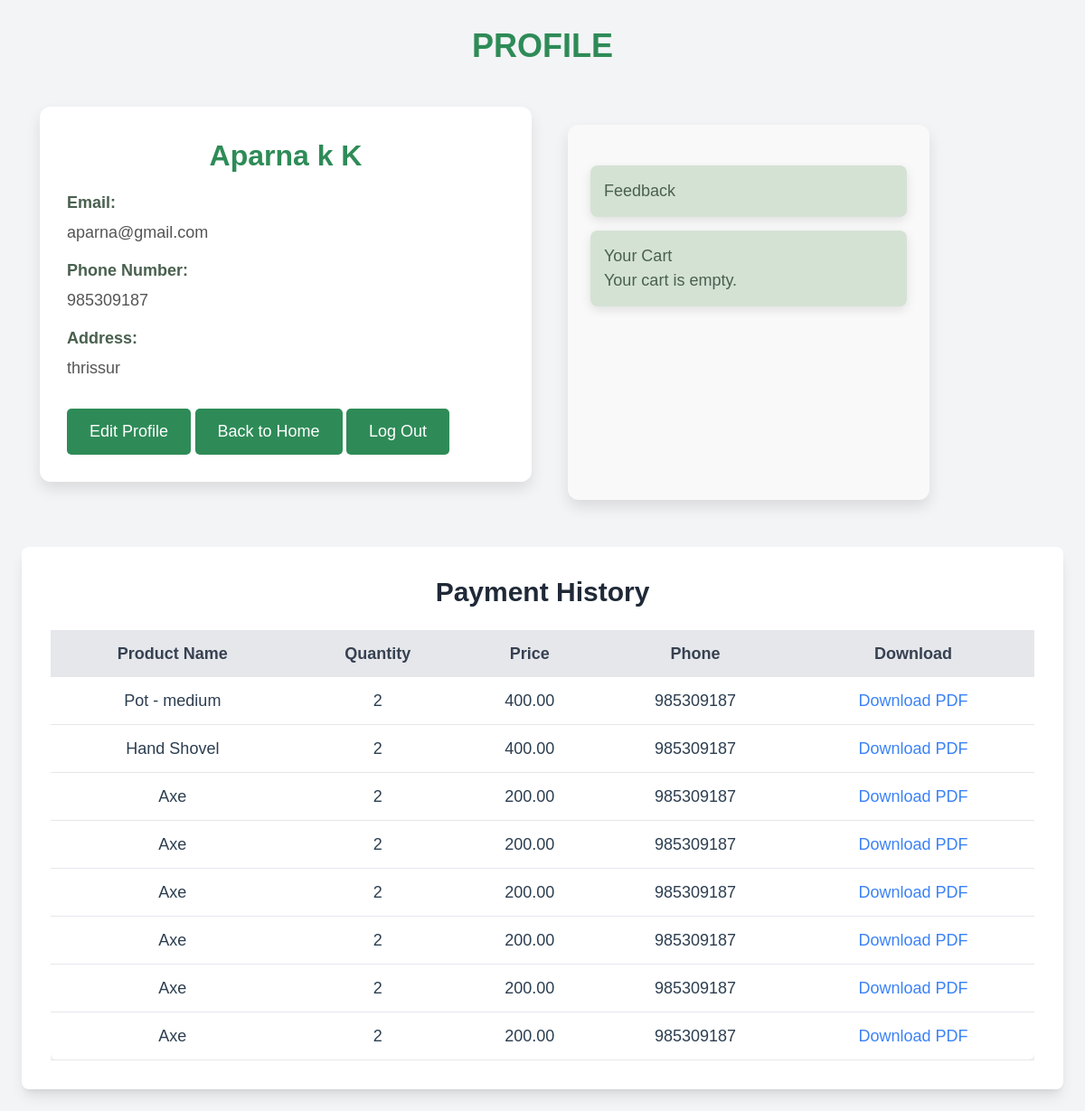
The page /userProfile/ (signed in) on the database its author committed.
### garden_app/models.py (models this page shows, shortened)
class user_reg(models.Model):
    STATUS=(
        ('applied','Applied'),
        ('approved','Approved'),
        ('rejected','Rejected'),
    )
    first_name=models.CharField(max_length=100)
    last_name=models.CharField(max_length=100)
    email=models.EmailField(unique=True,max_length=100)
    phone = models.CharField(max_length=10)
    password=models.CharField(max_length=100)
    confirm_password=models.CharField(max_length=100)
    address=models.CharField(max_length=100)
    status=models.CharField(max_length=20,choices=STATUS,default='applied')

class pay(models.Model):
    prod_name = models.CharField(max_length=100)
    quantity = models.IntegerField()  # Store as integer
    price = models.DecimalField(max_digits=10, decimal_places=2)  # Store as decimal
    phone = models.CharField(max_length=10)
    email = models.EmailField(max_length=100)

### garden_app/views.py (the view)
# urls.py: path('userProfile/',views.userProfile,name="userProfile"),
def userProfile(request):
    email = request.session.get('ema')
    print(email)  # Get the user's email from the session
    if email:
        try:
            cr = user_reg.objects.get(email=email)
            payments = pay.objects.filter(email=email)
            cart_items = cart.objects.filter(email=email)  # Assuming the cart model has an email field
            user_info = {
                'first_name': cr.first_name,
                'last_name': cr.last_name,
                'address': cr.address,
                'phone': cr.phone,
                'email': cr.email,
                'cart_items': cart_items,
                'payments': payments,
                }  # Add cart items to the context
            return render(request, 'userProfile.html', user_info)
        except user_reg.DoesNotExist:
            return render(request, 'userProfile.html', {'error': 'User  not found.'})
    else:
        return render(request, 'login.html', {'error': 'You must be logged in to view your profile.'})

### garden_app/templates/userProfile.html (shortened to what this page needs)
{% load static %}
<!DOCTYPE html>
<html lang="en">
<head>
    <script src="https://cdn.tailwindcss.com"></script>
</head>
<body class="bg-gray-100 p-6">
    <div class="profile-heading">
      <B>PROFILE</B>
    </div>
    <div class="container">
        <div class="profile-header">
            <div class="profile-info">
                <div class="text-center">
                    <div class="profile-name">{{ first_name }} {{ last_name }}</div>
                </div>
                <div class="profile-info-item">
                    <label>Email:</label>
                    <span>{{ email }}</span>
                </div>
                <div class="profile-info-item">
                    <label>Phone Number:</label>
                    <span>{{ phone }}</span>
                </div>
                <div class="profile-info-item">
                    <label>Address:</label>
                    <span>{{ address }}</span>
                </div>
                <div class="mt-4">
                    <a href="/update_profile/" class="footer-link">Edit Profile</a>
                    <a href="/userHome/" class="footer-link">Back to Home</a>
                    <a class="footer-link" href="/user_logout/">Log Out</a>
                </div>
            </div>
        </div>
        <div class="sidebar">
            <div class="sidebar-item"><a href="/feedback_rate/">Feedback</a></div>
            <div class="sidebar-item"><a href="/cartlist/">Your Cart</a>
            {% if cart_items %}
                {% for item in cart_items %}
                    <div class="sidebar-item">
                        <p class="font-semibold">{{ item.prod_name }}</p>
                        <p>Quantity: {{ item.quantity }} | Price: {{ item.price }}</p>
                    </div>
                {% endfor %}
            {% else %}
                <p>Your cart is empty.</p>
            {% endif %}
        </div>
        </div>
    </div>
    <div class="bg-white p-8 rounded-lg shadow-lg mt-8">
        <h1 class="text-3xl font-extrabold text-gray-800 text-center">Payment History</h1>
        {% if payments %}
            <div class="overflow-x-auto mt-6">
                <table class="w-full border-collapse bg-white shadow-md rounded-lg text-lg">
                    <thead>
                        <tr class="bg-gray-200 text-gray-700">
                            <th class="py-3 px-4">Product Name</th>
                            <th class="py-3 px-4">Quantity</th>
                            <th class="py-3 px-4">Price</th>
                            <th class="py-3 px-4">Phone</th>
                            <th class="py-3 px-4">Download</th>
                        </tr>
                    </thead>
                    <tbody>
                        {% for payment in payments %}
                        <tr class="border-b hover:bg-gray-50">
                            <td class="py-3 px-4 text-center">{{ payment.prod_name }}</td>
                            <td class="py-3 px-4 text-center">{{ payment.quantity }}</td>
                            <td class="py-3 px-4 text-center">{{ payment.price }}</td>
                            <td class="py-3 px-4 text-center">{{ payment.phone }}</td>
                            <td class="py-3 px-4 text-center">
                                <a href="{% url 'download_payment_pdf' payment.id %}" class="text-blue-500 hover:underline">Download PDF</a>
                            </td>
                        </tr>
                        {% endfor %}
                    </tbody>
                </table>
            </div>
        {% else %}
            <p class="text-lg text-gray-600 mt-4 text-center">No payment details found for {{ email }}</p>
        {% endif %}
    </div>
</body>
</html>

### rows shown on the page
user_reg: first_name "Aparna", last_name "k K", email "aparna@gmail.com", phone "985309187", address "thrissur"
pay: prod_name "Pot - medium", quantity "2", price "400.00", phone "985309187"
pay: prod_name "Hand Shovel", quantity "2", price "400.00", phone "985309187"
pay: prod_name "Axe", quantity "2", price "200.00", phone "985309187"
pay: prod_name "Axe", quantity "2", price "200.00", phone "985309187"
pay: prod_name "Axe", quantity "2", price "200.00", phone "985309187"
pay: prod_name "Axe", quantity "2", price "200.00", phone "985309187"
pay: prod_name "Axe", quantity "2", price "200.00", phone "985309187"
pay: prod_name "Axe", quantity "2", price "200.00", phone "985309187"
